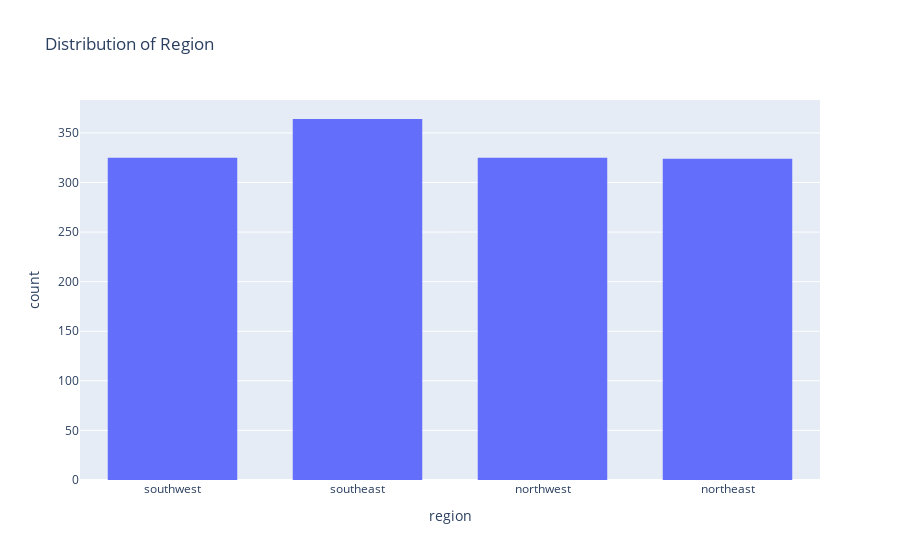

The code cell stored with this chart in its notebook:
### Code cell
fig = px.histogram(
    medical_df,
    x='region',
    title='Distribution of Region'
)
fig.update_layout(bargap=0.3)
fig.show()

### Figure 1 — Plotly figure (JSON) as saved in the notebook; plotly's stock layout.template omitted (floating-point values rounded to 4 significant figures; data arrays with more than 128 entries replaced by an {"elided": "..."} marker saying what was removed)
{"data": [{"bingroup": "x", "hovertemplate": "region=%{x}<br>count=%{y}<extra></extra>", "legendgroup": "", "marker": {"color": "#636efa", "pattern": {"shape": ""}}, "name": "", "orientation": "v", "showlegend": false, "type": "histogram", "x": {"elided": "1338 str values"}, "xaxis": "x", "yaxis": "y"}], "layout": {"bargap": 0.3, "barmode": "relative", "legend": {"tracegroupgap": 0}, "title": {"text": "Distribution of Region"}, "xaxis": {"anchor": "y", "domain": [0, 1], "title": {"text": "region"}}, "yaxis": {"anchor": "x", "domain": [0, 1], "title": {"text": "count"}}}}
